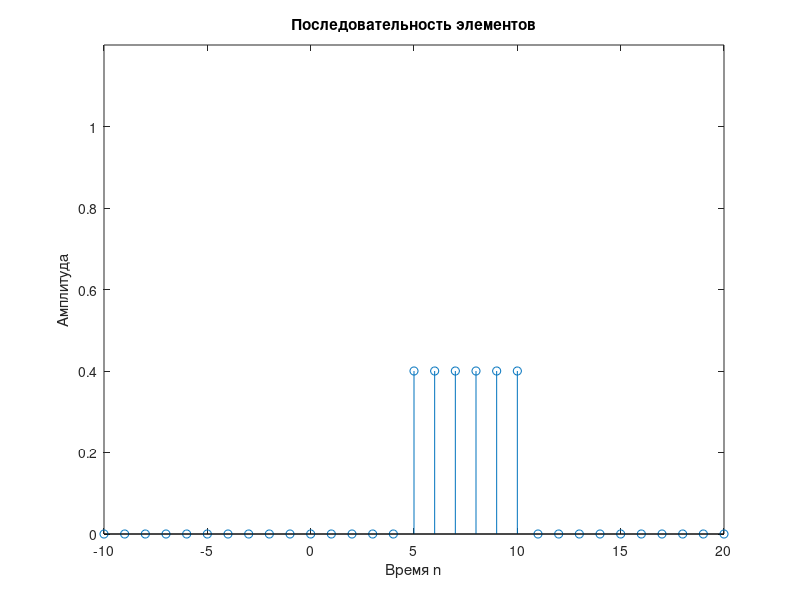

Write the MATLAB code that produced this figure.
% Программа P1_1
% Генерация последовательностей элементов
clf;
% Генерация вектора от -10 до 20
n=-10:20;
% Генерация последовательности
u=[0 0 0 0 0 0 0 0 0 0 0 0 0 0 0 0.4 0.4 0.4 0.4 0.4 0.4 0 0 0 0 0 0 0 0 0 0];
% Отображение на экран последовательностей
stem(n,u);
xlabel('Время n'); ylabel('Амплитуда');
title('Последовательность элементов');
axis([-10 20 0 1.2]);
